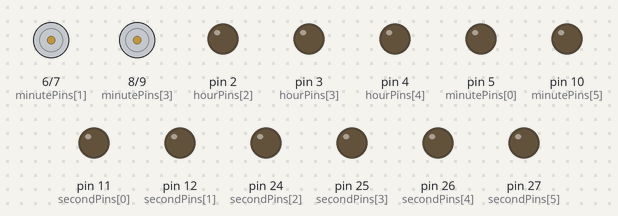
The sketch below on a simulated Arduino Mega 2560, built with avr-gcc and run on an emulated ATmega2560. Parts: motor-driver pin pairs drawn as motors (green arrow = first pin HIGH = forward, orange = second pin HIGH = backward, longer = more drive), output pins drawn as LEDs (lit = HIGH). Pins used as bus, display or sensor lines are not drawn.

Above: at 0.1 s.
At 8.6 s:
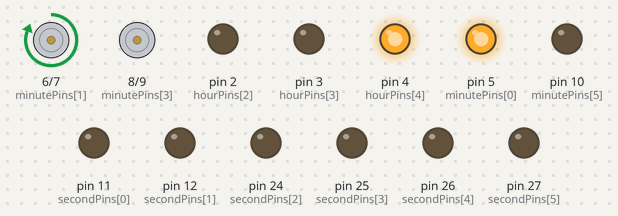
At 15.6 s:
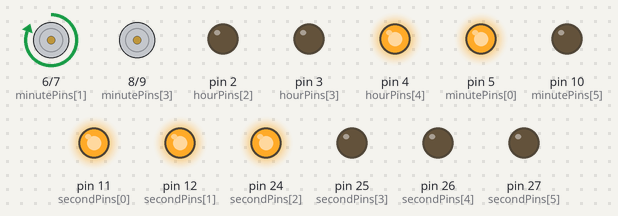
At 23.6 s:
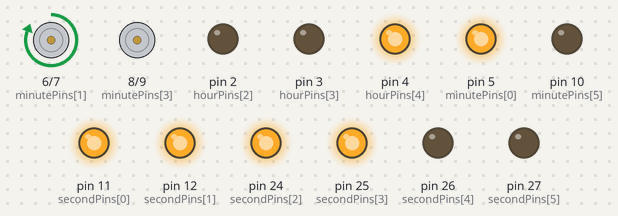
At 30.6 s:
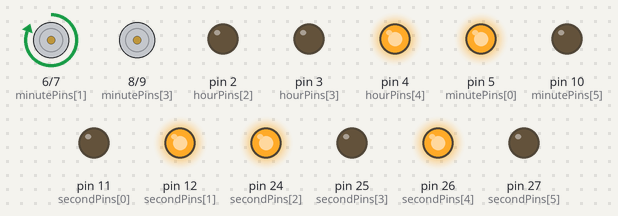
At 38.7 s:
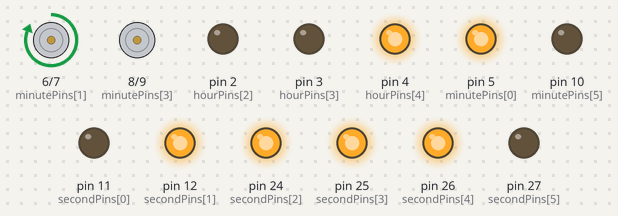
Timing chart, 0 to 40.0 s (numbered marks = the images above):
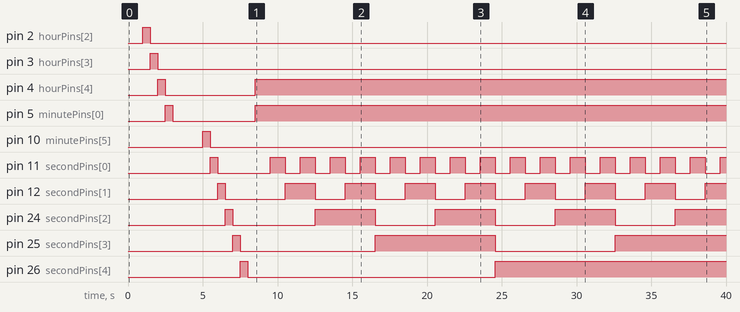

Measured:
- by itself, pin 4 (hourPins[4]): HIGH → LOW at 2.5 s, → HIGH 6.0 s later
- by itself, pin 5 (minutePins[0]): HIGH → LOW at 3.0 s, → HIGH 5.5 s later
- by itself, pin 11 (secondPins[0]): repeats every 2.0 s: HIGH 1.0 s, LOW 1.0 s
- by itself, pin 12 (secondPins[1]): repeats every 4.0 s: HIGH 2.0 s, LOW 2.0 s
- by itself, pin 24 (secondPins[2]): repeats every 8.0 s: HIGH 4.0 s, LOW 4.0 s
- by itself, pin 25 (secondPins[3]): alternates HIGH for 8.0 s and LOW for 8.5 s
- by itself, pin 26 (secondPins[4]): HIGH → LOW at 8.0 s, → HIGH 16.6 s later
- by itself, motor on pin 6 (minutePins[1]) / pin 7 (minutePins[2]): stopped → forward 255/255 at 3.0 s, → backward 255/255 0.50 s later, → stopped 0.50 s later, → forward 255/255 4.5 s later

The sketch:

LED_Control.ino
```cpp
#include <math.h>
int hourPins[5] = {0,1,2,3,4};
int minutePins[6] = {5,6,7,8,9,10};
int secondPins[6] = {11,12,24,25,26,27};
int htime = 17;
int mtime = 03;
int stime = 00;

void setup() {
  //init serial
  Serial.begin(9600);
  //pin 0-12 output
  for(int i=0;i<=12;i++){
    pinMode(i, OUTPUT);
  }
  //pin 24-27 output
  for(int i=24;i<=27;i++){
    pinMode(i, OUTPUT);
  }

  //pin 0-12 high then low
  for(int i=0;i<=12;i++){
    digitalWrite(i, HIGH);
    delay(500);
    digitalWrite(i, LOW);
  }
  //pin 24-27 high then low
  for(int i=24;i<=27;i++){
    digitalWrite(i, HIGH);
    delay(500);
    digitalWrite(i, LOW);
  }
}

void loop() {
  int TempTime = htime;
  for(int i = 4; i>=0; i--){
    if((pow(2,i))<=TempTime){
      TempTime=TempTime-(pow(2,i));
      digitalWrite(hourPins[i], HIGH);
    }else{
      digitalWrite(hourPins[i], LOW);
    }
  }

  TempTime = mtime;
  for(int i = 5; i>=0; i--){
    if((pow(2,i))<=TempTime){
      TempTime=TempTime-(pow(2,i));
      digitalWrite(minutePins[i], HIGH);
    }else{
      digitalWrite(minutePins[i], LOW);
    }
  }

  TempTime = stime;
  for(int i = 5; i>=0; i--){
    if((pow(2,i))<=TempTime){
      TempTime=TempTime-(pow(2,i));
      digitalWrite(secondPins[i], HIGH);
    }else{
      digitalWrite(secondPins[i], LOW);
    }
  }

  stime ++;
  if(stime>59){
    stime=0;
    mtime++;
    if(mtime>59){
      mtime=0;
      htime++;
      if(htime>23){
        htime=0;
      }
    }
  }
  delay(999);

}
```
